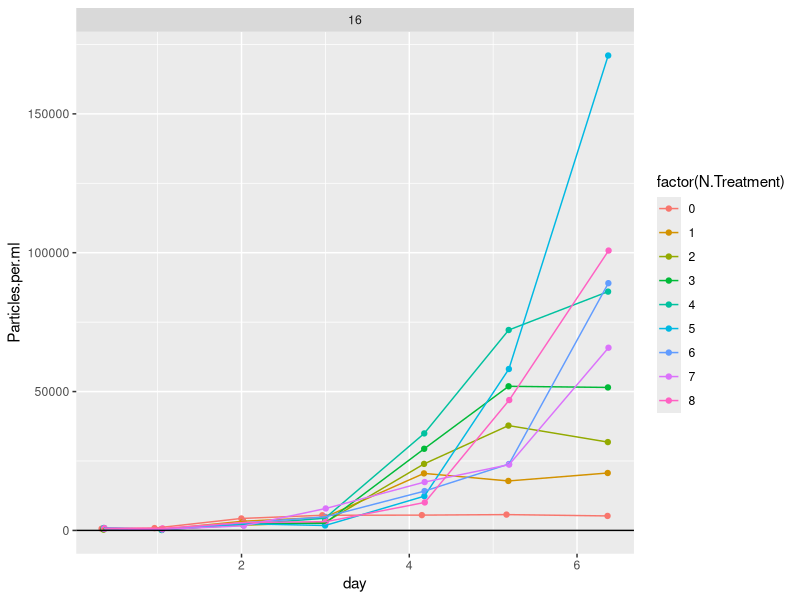
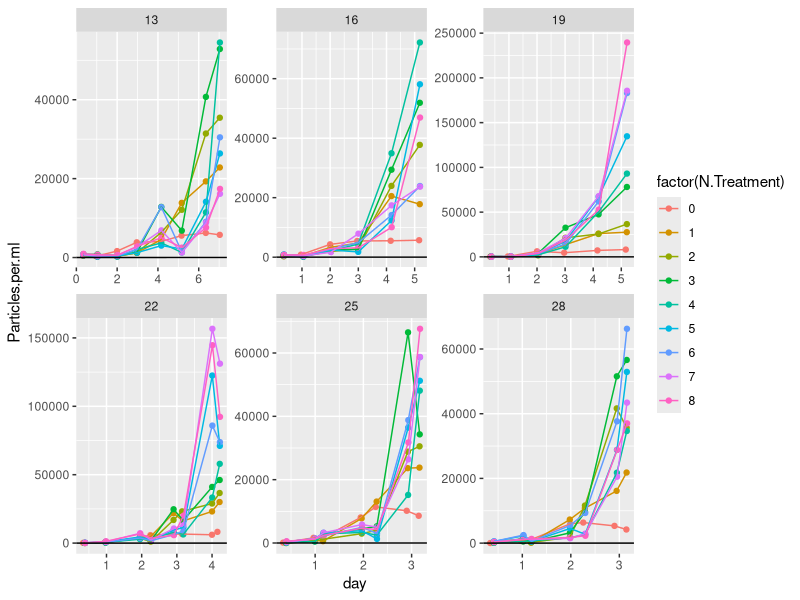
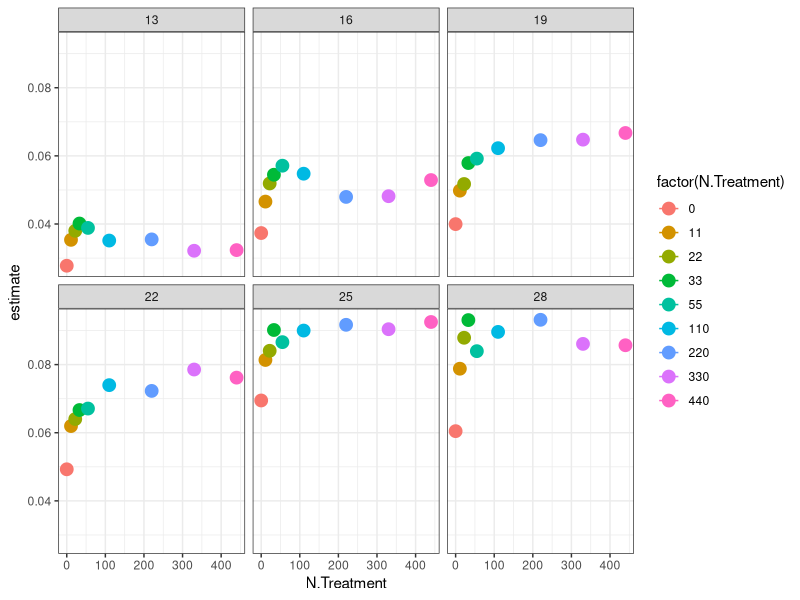
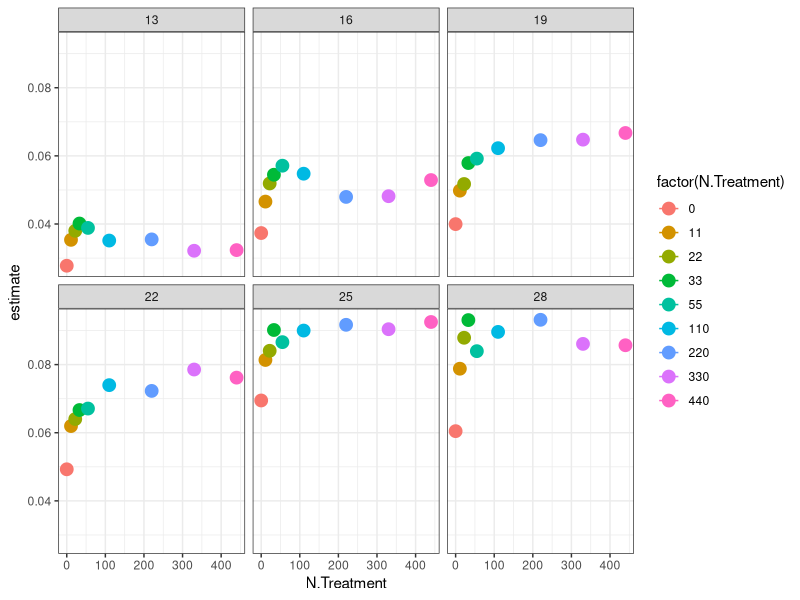

Generate these figures, in order, with R: (Note: this script raises an error after producing the figures.)
library(tidyverse)
library(broom)
library(minpack.lm)
library(purrr)
library(stringr)

CH <- read_csv("data/monod_data/CH_15_08_02.csv")

#plot raw data 
CH %>% 
  mutate(day = Hours.since.Innoc/24) %>% 
  filter(Temperature==16) %>% 
  #mutate(Particles.per.ml = log(Particles.per.ml)) %>% 
  ggplot(data = ., aes(x = day, y = Particles.per.ml, color = factor(N.Treatment))) + geom_point() +
  facet_wrap( ~ Temperature, scales = "free") + geom_line() + geom_abline(slope = 1, intercept = 5)


#filter out data where K seems to have been reached beyond the variability expected by noise (quite arbitrary)
CHfiltered<- CH %>% 
  mutate(day = Hours.since.Innoc/24) %>% 
  filter(Temperature == 13 & N.Treatment == 8 |
           Temperature == 13 & N.Treatment == 7 |
           Temperature == 13 & N.Treatment == 6 | 
           Temperature == 13 & N.Treatment == 5 |
           Temperature == 13 & N.Treatment == 4 |
           Temperature == 13 & N.Treatment == 3 |
           Temperature == 13 & N.Treatment == 2 |
           Temperature == 13 & N.Treatment == 1 |
           Temperature == 13 & N.Treatment == 0 |
           Temperature == 16 & N.Treatment == 8 & day<6|
           Temperature == 16 & N.Treatment == 7 & day<6|
           Temperature == 16 & N.Treatment == 6 & day<6| 
           Temperature == 16 & N.Treatment == 5 & day<6|
           Temperature == 16 & N.Treatment == 4 & day<6 |
           Temperature == 16 & N.Treatment == 3 & day<6 |
           Temperature == 16 & N.Treatment == 2 & day<6 |
           Temperature == 16 & N.Treatment == 1 & day<6 |
           Temperature == 16 & N.Treatment == 0 & day<6 |
           Temperature == 19 & N.Treatment == 8 & day<6|
           Temperature == 19 & N.Treatment == 7 & day<6|
           Temperature == 19 & N.Treatment == 6 & day<6| 
           Temperature == 19 & N.Treatment == 5 & day<6|
           Temperature == 19 & N.Treatment == 4 & day<6|
           Temperature == 19 & N.Treatment == 3 & day<6 |
           Temperature == 19 & N.Treatment == 2 & day<6 |
           Temperature == 19 & N.Treatment == 1 & day<6 |
           Temperature == 19 & N.Treatment == 0 & day<6 |
           Temperature == 22 & N.Treatment == 8 & day<5 |
           Temperature == 22 & N.Treatment == 7 & day<5 |
           Temperature == 22 & N.Treatment == 6 & day<5 | 
           Temperature == 22 & N.Treatment == 5 & day<5 |
           Temperature == 22 & N.Treatment == 4 & day<5 |
           Temperature == 22 & N.Treatment == 3 & day<5 |
           Temperature == 22 & N.Treatment == 2 & day<5 |
           Temperature == 22 & N.Treatment == 1 & day<5 |
           Temperature == 22 & N.Treatment == 0 & day<5 |
           Temperature == 25 & N.Treatment == 8 & day<4 |
           Temperature == 25 & N.Treatment == 7 & day<4 |
           Temperature == 25 & N.Treatment == 6 & day<4 | 
           Temperature == 25 & N.Treatment == 5 & day<4 |
           Temperature == 25 & N.Treatment == 4 & day<4 |
           Temperature == 25 & N.Treatment == 3 & day<4 |
           Temperature == 25 & N.Treatment == 2 & day<4 |
           Temperature == 25 & N.Treatment == 1 & day<4 |
           Temperature == 25 & N.Treatment == 0 & day<3.8 |
           Temperature == 28 & N.Treatment == 8 & day<4 |
           Temperature == 28 & N.Treatment == 7 & day<4 |
           Temperature == 28 & N.Treatment == 6 & day<4 | 
           Temperature == 28 & N.Treatment == 5 & day<4 |
           Temperature == 28 & N.Treatment == 4 & day<4 |
           Temperature == 28 & N.Treatment == 3 & day<4 |
           Temperature == 28 & N.Treatment == 2 & day<4 |
           Temperature == 28 & N.Treatment == 1 & day<4 |
           Temperature == 28 & N.Treatment == 0 & day<3.8  )


#plot filtered data
CHfiltered %>% 
  mutate(day = Hours.since.Innoc/24) %>% 
  #mutate(Particles.per.ml = log(Particles.per.ml)) %>% 
  ggplot(data = ., aes(x = day, y = Particles.per.ml, color = factor(N.Treatment))) + geom_point() +
  facet_wrap( ~ Temperature, scales = "free") + geom_line() + geom_abline(slope = 1, intercept = 5)


#take filtered data, add actual N concentrations, plot monod curves
CHfilteredN<- CHfiltered %>% 	
  mutate(N.Treatment = str_replace(N.Treatment, "1", "11")) %>%
  mutate(N.Treatment = str_replace(N.Treatment, "2", "22")) %>% 
  mutate(N.Treatment = str_replace(N.Treatment, "3", "33")) %>%
  mutate(N.Treatment = str_replace(N.Treatment, "4", "55")) %>%
  mutate(N.Treatment = str_replace(N.Treatment, "5", "110")) %>%
  mutate(N.Treatment = str_replace(N.Treatment, "6", "220")) %>%
  mutate(N.Treatment = str_replace(N.Treatment, "7", "330")) %>%
  mutate(N.Treatment = str_replace(N.Treatment, "8", "440")) %>%  
  mutate(N.Treatment = str_replace(N.Treatment, "1105", "55")) %>% 
  mutate(N.Treatment = as.numeric(N.Treatment))


CHfilteredN %>% 
  group_by(Temperature, N.Treatment) %>% 
  do(tidy(nls(Particles.per.ml ~ 75 * (1+a)^(Hours.since.Innoc),
              data= .,  start=list(a=0.01),
              control = nls.control(maxiter=100, minFactor=1/204800000)))) %>% 
  ungroup() %>% 
  ggplot(aes(x = N.Treatment, y = estimate, color = factor(N.Treatment))) + geom_point(size = 4) +
  geom_line() + theme_bw() + facet_wrap( ~ Temperature)
ggsave("figures/CH_monod_curves.png")

CH_r <- CHfilteredN %>% 
  group_by(Temperature, N.Treatment) %>% 
  do(tidy(nls(Particles.per.ml ~ 75 * (1+a)^(Hours.since.Innoc),
              data= .,  start=list(a=0.01),
              control = nls.control(maxiter=100, minFactor=1/204800000)))) 

write_csv(CH_r, "data-processed/fitted_r_CH_from_2015.csv")


CHfilteredN %>% 
  group_by(Temperature, N.Treatment) %>% 
  do(tidy(nls(Particles.per.ml ~ 75 * (1+a)^(Hours.since.Innoc),
              data= .,  start=list(a=0.01),
              control = nls.control(maxiter=100, minFactor=1/204800000)))) %>% 
  ggplot(aes(x = Temperature, y = estimate, color = factor(Temperature))) + geom_point(size = 4) +
  geom_line() + theme_bw() + facet_wrap( ~ N.Treatment)
ggsave("figures/CH_TPC_by_nitrate_curves.png")
